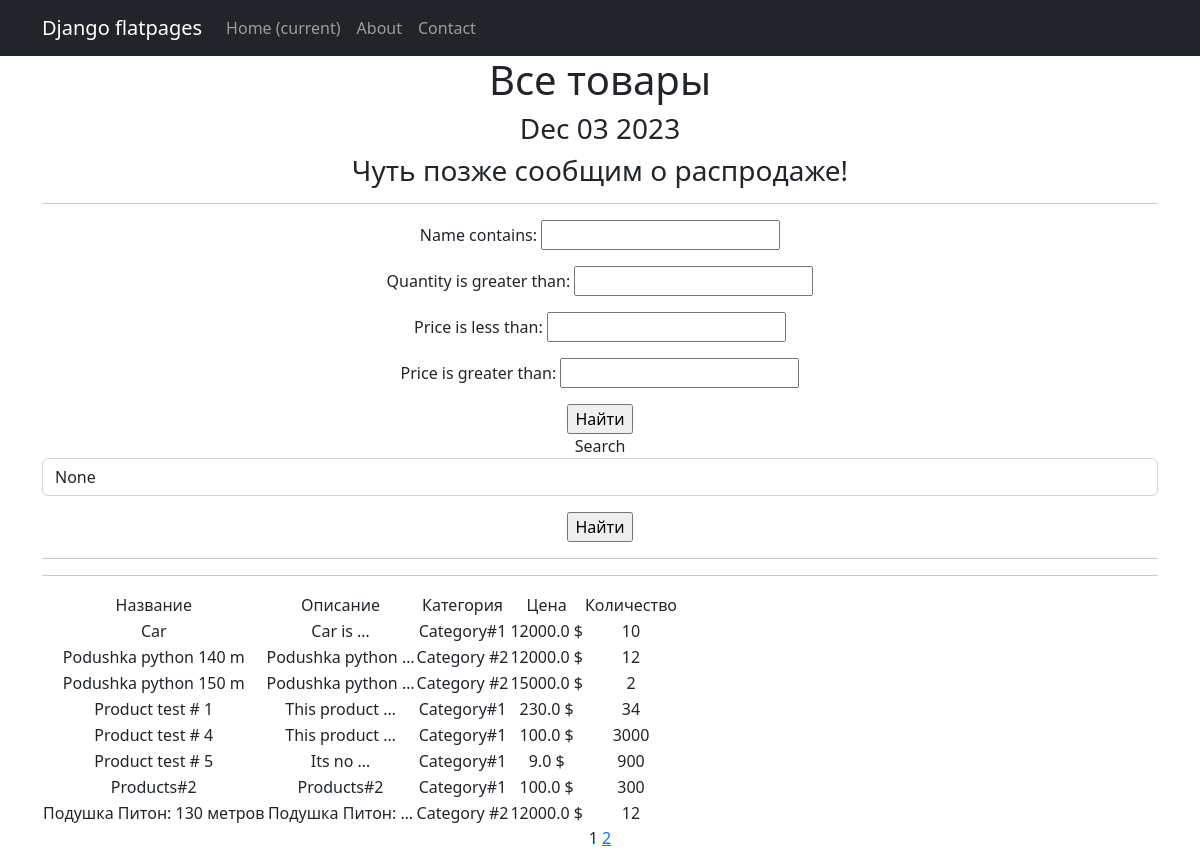
/products/, run on an earlier commit of the app's database.
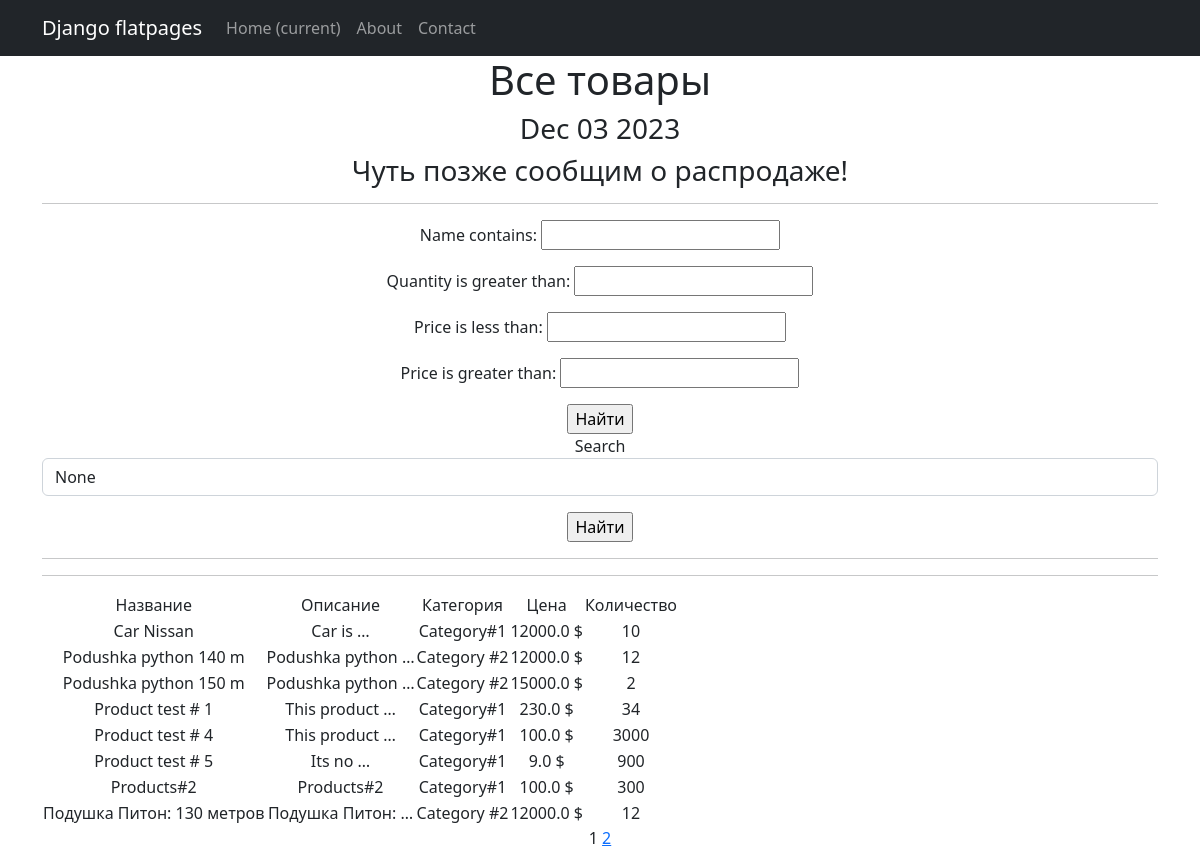
And on a later commit of the database.
### simpleapp/models.py (models this page shows, shortened)
class Product(models.Model):
    name = models.CharField(
        max_length=50,
        unique=True, # названия товаров не должны повторяться
    )
    description = models.TextField()
    quantity = models.IntegerField(
        validators=[MinValueValidator(0)],
    )
    category = models.ForeignKey(
        to='Category',
        on_delete=models.CASCADE,
        related_name='products', # все продукты в категории будут доступны через поле products
    )
    price = models.FloatField(
        validators=[MinValueValidator(0.0)],
    )

class Category(models.Model):
    name = models.CharField(max_length=100, unique=True)

### simpleapp/views.py (the view)
# urls.py: path('', ProductsList.as_view(), name='product_list'),  # refresh D4.5
class ProductsList(ListView):
    model = Product
    ordering = 'name'
    template_name = 'products.html'
    context_object_name = 'products'
    paginate_by = 8 # вот так мы можем указать количество записей на странице D 4.2
    def get_context_data(self, **kwargs):
        context = super().get_context_data(**kwargs)
        context['next_sale'] = None
        context['filterset'] = self.filterset
        return context
    def get_queryset(self):
        queryset = super().get_queryset()
        self.filterset = ProductFilter(self.request.GET, queryset)
        return self.filterset.qs

### simpleapp/templatetags/custom_filters.py (called while the page is built)
@register.filter() # or register.filter(name=’currency_rub’)
def currency(value, code='rub'): # {{ price|currency }}
   postfix = CURRENCIES_SYMBOLS[code]
   return f'{value} {postfix}'

### simpleapp/templatetags/custom_tags.py (called while the page is built)
@register.simple_tag()
def current_time(format_string='%b %d %Y'):
   return datetime.utcnow().strftime(format_string)

@register.simple_tag(takes_context=True)
def url_replace(context, **kwargs):
   d = context['request'].GET.copy()
   for k, v in kwargs.items():
      d[k] = v
   return d.urlencode()

### templates/products.html (shortened to what this page needs)
{% extends 'flatpages/default.html' %}
{% load custom_filters %}
{% load custom_tags %}
{% block content %}
   <h1>Все товары</h1>
   <h3> {% current_time '%b %d %Y' %} </h3>
   <h3> {{ next_sale|default_if_none:"Чуть позже сообщим о распродаже!" }} </h3>
   <hr>
   <form action="" method="get">
       {{ filterset.form.as_p }}
       <input type="submit" value="Найти" />
   </form>
   <form action="" method="get" >
      <label for="{{ filterset.form.name__icontains.id_for_label }}">Search</label>
      <input
        id="{{ filterset.form.name__icontains.id }}"
        name="{{ filterset.form.name__icontains.name }}"
        value="{{ filterset.form.name__icontains.value }}"
        class="form-control"
      >
      <input type="submit" class="mt-3 btn-primary" value="Найти" />
   </form>
   <hr>
   <hr>
   {% if products %}
       <table>
           <tr>
               <td>Название</td>
               <td>Описание</td>
               <td>Категория</td>
               <td>Цена</td>
               <td>Количество</td>
           </tr>
           {% for product in products %}
           <tr>
               <td>{{ product.name }}</td>
               <td>{{ product.description|truncatewords:2 }}</td>
               <td>{{ product.category.name }}</td>
               <td>{{ product.price|currency:"usd" }}</td>
               <td>{{ product.quantity }}</td>
           </tr>
           {% endfor %}
       </table>
   {% else %}
       <h2>Товаров нет!</h2>!
   {% endif %}
   {{ page_obj.number }}
   {% if page_obj.has_next %}
       <a href="?{% url_replace page=page_obj.next_page_number %}">{{ page_obj.next_page_number }}</a>
   {% endif %}
{% endblock content %}

What changed in the data, as far as the page shows it:
changed Product "Car is …": name "Car" → "Car Nissan"
